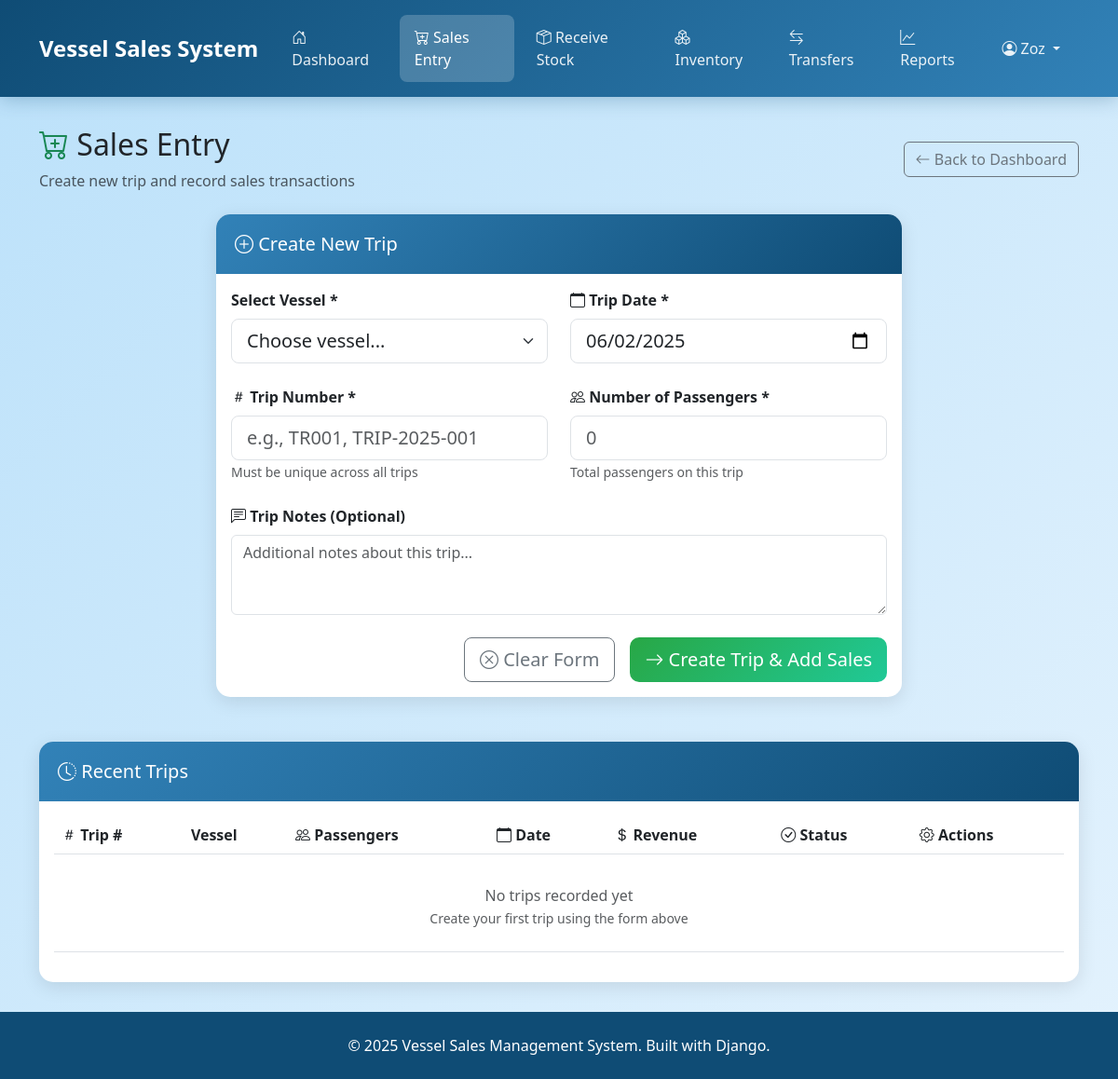
The app's page /sales/ (signed in), older data.
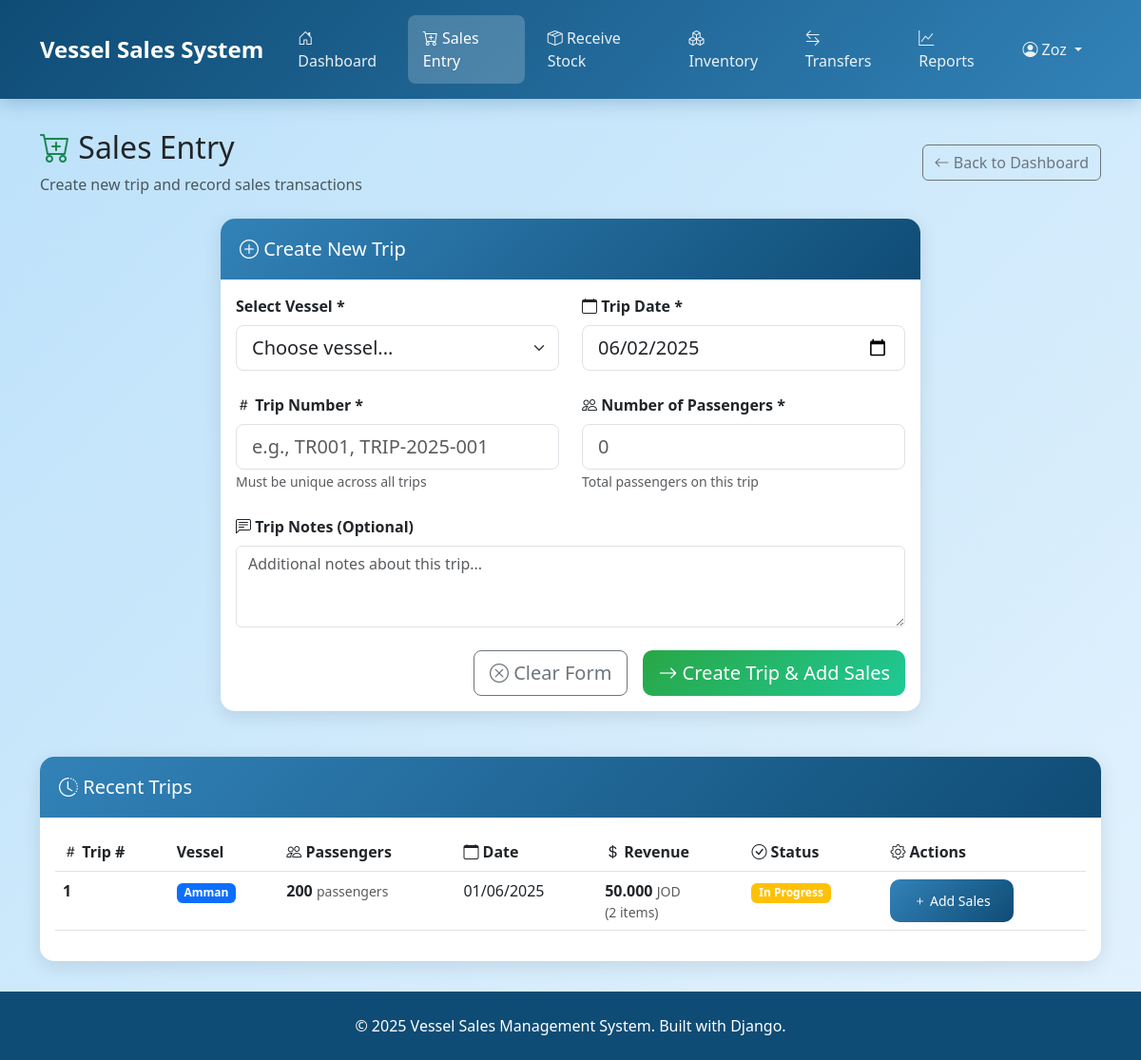
The same page, newer data.
### transactions/models.py (models this page shows, shortened)
class Trip(models.Model):
    trip_number = models.CharField(
        max_length=50,
        unique=True,
        help_text="Unique trip identifier (e.g., TR001, TRIP-2025-001)"
    )
    vessel = models.ForeignKey(
        Vessel,
        on_delete=models.PROTECT,
        related_name='trips'
    )
    passenger_count = models.IntegerField(
        validators=[MinValueValidator(1)],
        help_text="Number of passengers on this trip"
    )
    trip_date = models.DateField(
        help_text="Date of the trip"
    )
    notes = models.TextField(
        blank=True,
        help_text="Additional notes about this trip"
    )
    is_completed = models.BooleanField(
        default=False,
        help_text="Whether all sales for this trip have been recorded"
    )
    created_at = models.DateTimeField(auto_now_add=True)
    updated_at = models.DateTimeField(auto_now=True)
    created_by = models.ForeignKey(User, on_delete=models.SET_NULL, null=True, blank=True)
    class Meta:
        ordering = ['-trip_date', '-created_at']
        verbose_name = 'Trip'
        verbose_name_plural = 'Trips'
    @property
    def total_revenue(self):
        return self.sales_transactions.aggregate(
            total=Sum(F('unit_price') * F('quantity'))
        )['total'] or 0
    @property
    def transaction_count(self):
        return self.sales_transactions.count()

### vessels/models.py (models this page shows, shortened)
class Vessel(models.Model):
    name = models.CharField(max_length=50, unique=True)
    has_duty_free = models.BooleanField(default=False)
    active = models.BooleanField(default=True)
    created_at = models.DateTimeField(auto_now_add=True)
    updated_at = models.DateTimeField(auto_now=True)
    created_by = models.ForeignKey(User, on_delete=models.SET_NULL, null=True, blank=True)
    class Meta:
        ordering = ['name']
        verbose_name = 'Vessel'
        verbose_name_plural = 'Vessels'

### frontend/views.py (the view, shortened to what this page needs)
# urls.py: path('sales/', views.sales_entry, name='sales_entry'),  # Step 1: Create trip
@login_required
def sales_entry(request):
    if request.method == 'GET':
        vessels = Vessel.objects.filter(active=True).order_by('name')
        recent_trips = Trip.objects.select_related('vessel', 'created_by').order_by('-created_at')[:10]
        context = {
            'vessels': vessels,
            'recent_trips': recent_trips,
            'today': date.today(),
        }
        return render(request, 'frontend/sales_entry.html', context)

### templates/frontend/sales_entry.html (shortened to what the changed rows need)
{% extends 'frontend/base.html' %}
{% load i18n %}
{% block content %}
<div class="row mb-4">
    <div class="col-12">
        <div class="d-flex justify-content-between align-items-center">
            <div>
                <h2>
                    <i class="bi bi-cart-plus text-success"></i>
                    {% trans "Sales Entry" %}
                </h2>
            </div>
        </div>
    </div>
</div>
<div class="row mt-5">
    <div class="col-12">
        <div class="card">
            <div class="card-body">
                <div class="table-responsive">
                    <table class="table table-hover">
                        <thead>
                            <tr>
                                <th><i class="bi bi-hash"></i> {% trans "Trip #" %}</th>
                                <th> {% trans "Vessel" %}</th>
                                <th><i class="bi bi-people"></i> {% trans "Passengers" %}</th>
                                <th><i class="bi bi-calendar"></i> {% trans "Date" %}</th>
                                <th><i class="bi bi-currency-dollar"></i> {% trans "Revenue" %}</th>
                                <th><i class="bi bi-check-circle"></i> {% trans "Status" %}</th>
                                <th><i class="bi bi-gear"></i> {% trans "Actions" %}</th>
                            </tr>
                        </thead>
                        <tbody>
                            {% for trip in recent_trips %}
                            <tr>
                                <td>
                                    <strong>{{ trip.trip_number }}</strong>
                                </td>
                                <td>
                                    <span class="badge {% if trip.vessel.name|lower == 'amman' %}bg-primary{% elif trip.vessel.name|lower == 'aylah' %}bg-danger{% elif trip.vessel.name|lower == 'sinaa' %}bg-success{% elif trip.vessel.name|lower == 'nefertiti' %}bg-secondary{% elif trip.vessel.name|lower == 'babel' %}bg-warning{% elif trip.vessel.name|lower == 'dahab' %}bg-info{% else %}bg-primary{% endif %}">{{ trip.vessel.name }}</span>
                                </td>
                                <td>
                                    <span class="fw-bold">{{ trip.passenger_count }}</span>
                                    <small class="text-muted">{% trans "passengers" %}</small>
                                </td>
                                <td>
                                    {{ trip.trip_date|date:"d/m/Y" }}
                                </td>
                                <td>
                                    <span class="fw-bold">{{ trip.total_revenue|floatformat:3 }}</span>
                                    <small class="text-muted">JOD</small>
                                    <small class="text-muted d-block">({{ trip.transaction_count }} {% trans "items" %})</small>
                                </td>
                                <td>
                                    {% if trip.is_completed %}
                                        <span class="badge bg-success">{% trans "Completed" %}</span>
                                    {% else %}
                                        <span class="badge bg-warning">{% trans "In Progress" %}</span>
                                    {% endif %}
                                </td>
                                <td>
                                    {% if not trip.is_completed %}
                                        <a href="{% url 'frontend:trip_sales' trip.id %}" class="btn btn-primary btn-sm">
                                            <i class="bi bi-plus"></i> {% trans "Add Sales" %}
                                        </a>
                                    {% else %}
                                        <button class="btn btn-outline-secondary btn-sm" onclick="viewTripDetails({{ trip.id }})">
                                            <i class="bi bi-eye"></i> {% trans "View" %}
                                        </button>
                                    {% endif %}
                                </td>
                            </tr>
                            {% empty %}
                            <tr>
                                <td colspan="7" class="text-center text-muted py-4">
                                    <p class="mt-2 mb-0">{% trans "No trips recorded yet" %}</p>
                                    <small>{% trans "Create your first trip using the form above" %}</small>
                                </td>
                            </tr>
                            {% endfor %}
                        </tbody>
                    </table>
                </div>
            </div>
        </div>
    </div>
</div>
{% endblock %}

Row changes from the older to the newer data that the page shows:
added Trip: trip_number "1", vessel.name "Amman", passenger_count "200", trip_date "01/06/2025", total_revenue "50.000", transaction_count "2"
Text that changed along with them:
text no longer shown: "No trips recorded yet Create your first trip using the form above"
